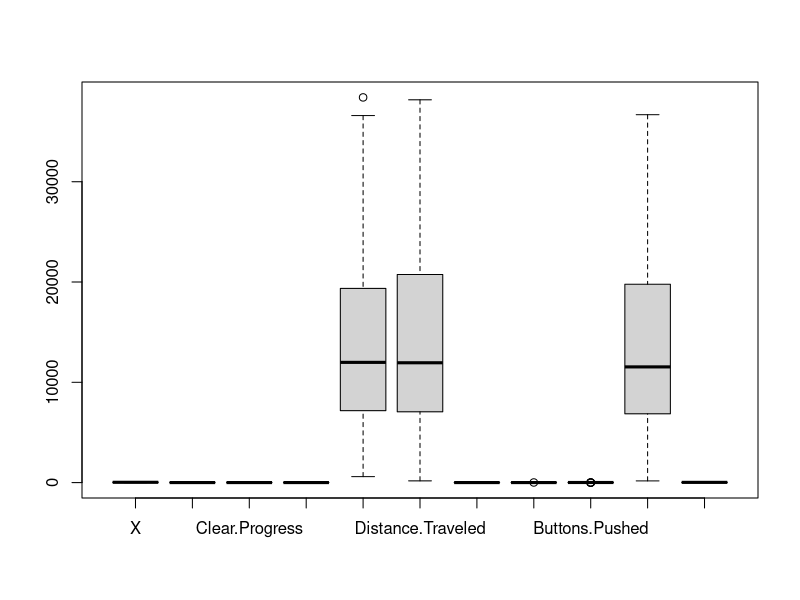
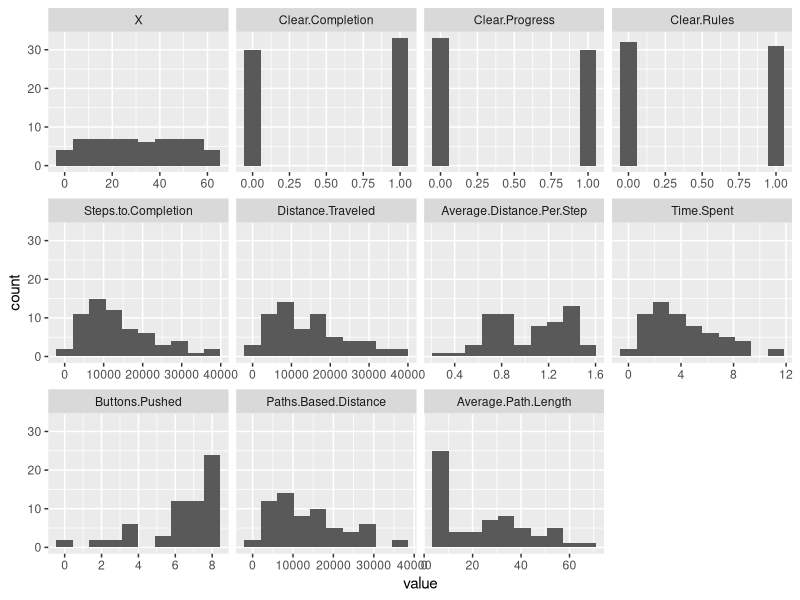
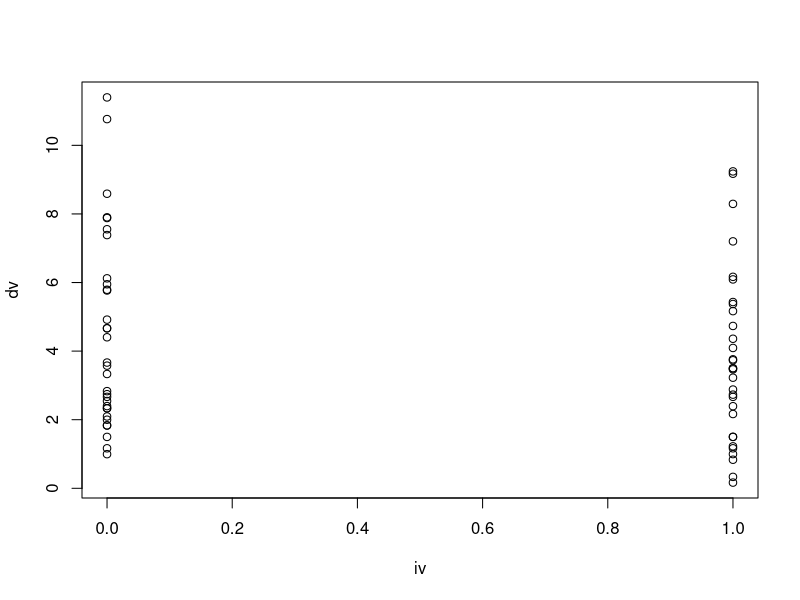
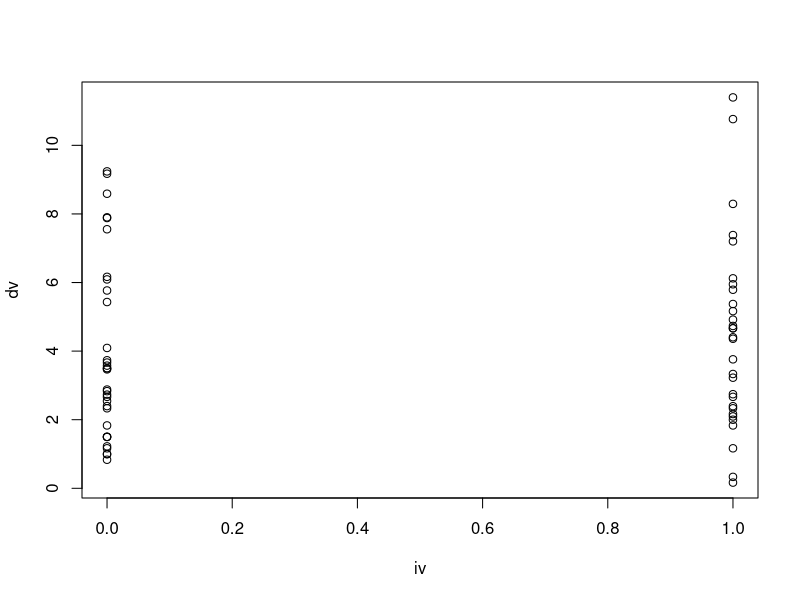
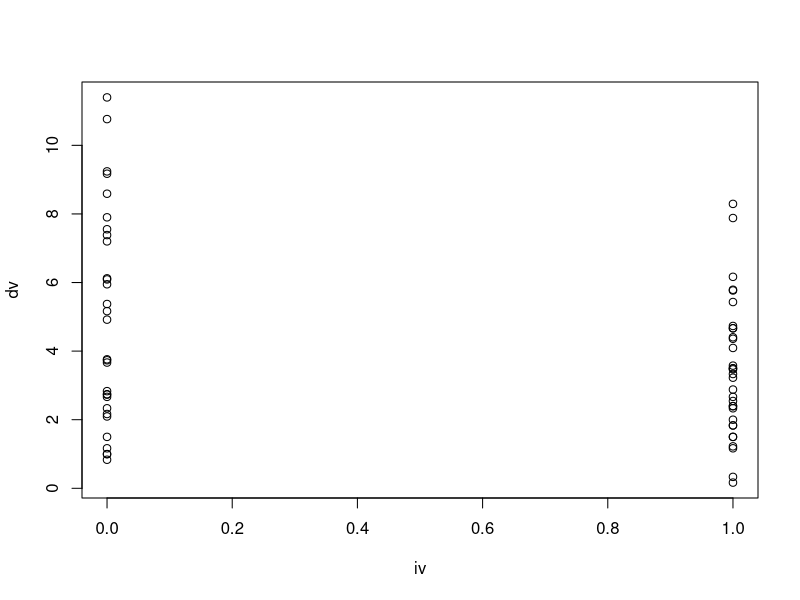
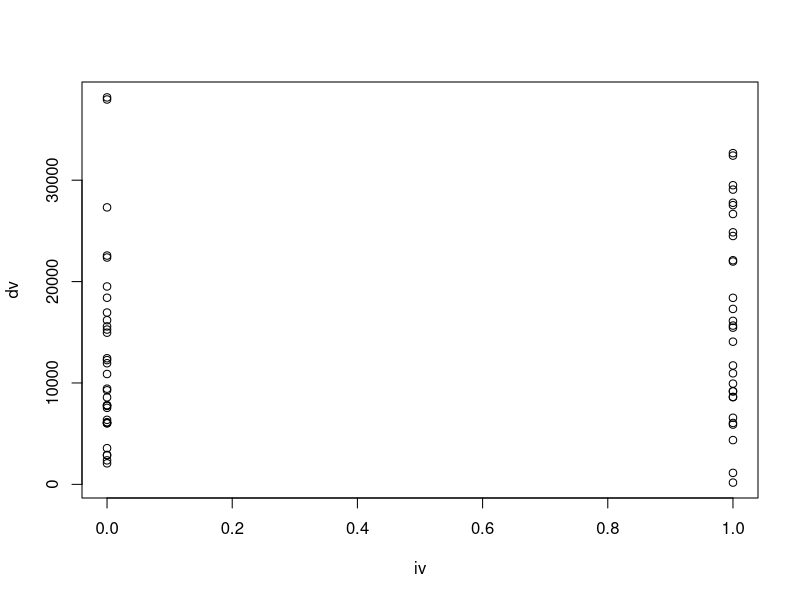
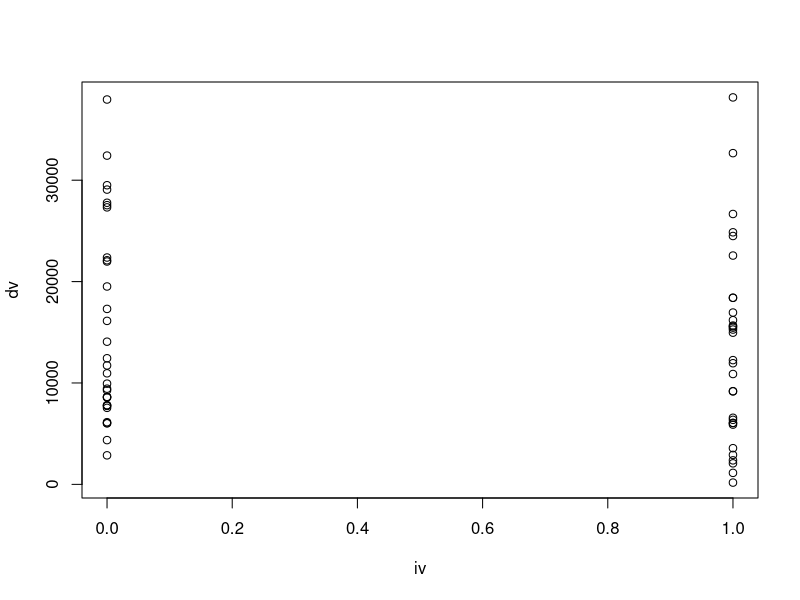
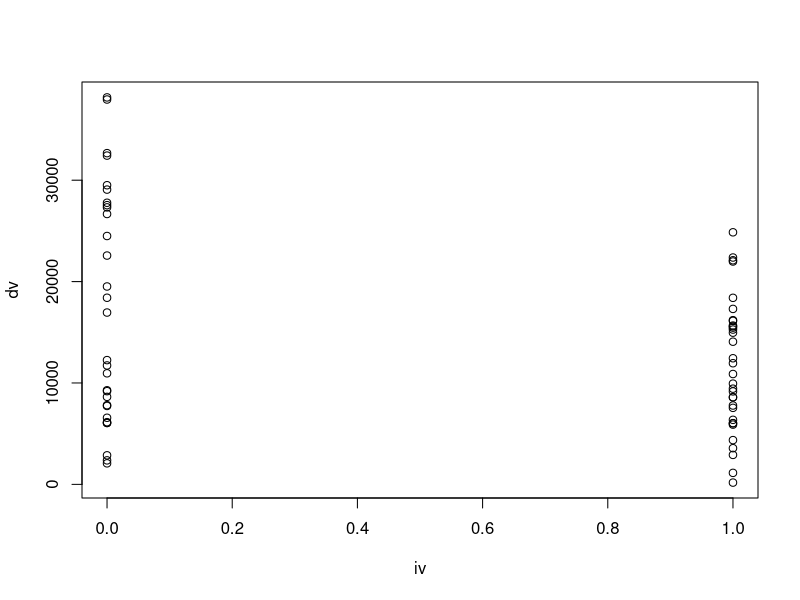

The R source for these figures, in order:
# setwd("/Volumes/TarDisk-128/Game_Data/Game_Data/")

# GET DATA
game_data <- read.csv("morestuff.csv")
game_data

# SUMMARY STATISTICS
summary(game_data)
boxplot(game_data)

# HISTOGRAM FOR EVERY COLUMN
library(ggplot2)
library(reshape2)
ggplot(data = melt(game_data), mapping = aes(x = value)) + geom_histogram(bins = 10) + facet_wrap(~variable, scales = 'free_x')

# ANOVAS ON IVS
fit <- aov(Time.Spent ~ Clear.Rules + Clear.Progress + Clear.Completion,data = game_data)
summary(fit)
fit <- aov(Buttons.Pushed ~ Clear.Rules + Clear.Progress + Clear.Completion,data = game_data)
summary(fit)
fit <- aov(Distance.Traveled ~ Clear.Rules + Clear.Progress + Clear.Completion,data = game_data)
summary(fit)
fit <- aov(Paths.Based.Distance ~ Clear.Rules + Clear.Progress + Clear.Completion,data = game_data)
summary(fit)
fit <- aov(Average.Path.Length  ~ Clear.Rules + Clear.Progress + Clear.Completion,data = game_data)
summary(fit)

# LINEAR MODEL ON EVERYTHING
# fit <- lm(Time.Spent ~ .,data = game_data)
# summary(fit)

# LINEAR MODELS ON IVS
fit <- lm(Time.Spent ~ Clear.Rules + Clear.Progress + Clear.Completion,data = game_data)
summary(fit)
fit <- lm(Buttons.Pushed ~ Clear.Rules + Clear.Progress + Clear.Completion,data = game_data)
summary(fit)
fit <- lm(Distance.Traveled ~ Clear.Rules + Clear.Progress + Clear.Completion,data = game_data)
summary(fit)
fit <- lm(Paths.Based.Distance ~ Clear.Rules + Clear.Progress + Clear.Completion,data = game_data)
summary(fit)
fit <- lm(Average.Path.Length  ~ Clear.Rules + Clear.Progress + Clear.Completion,data = game_data)
summary(fit)
# Results so far
# clear completion, distance travelled, Paths.Based.Distance  -> time spent (*)
# clear progress -> Average.Path.Length (**)

# LINEAR MODELS WITH INTERACTIONS
fit <- lm(Time.Spent ~ Clear.Rules * Clear.Progress * Clear.Completion * Clear.Rules,data = game_data)
summary(fit)
fit <- lm(Buttons.Pushed ~ Clear.Rules * Clear.Progress * Clear.Completion,data = game_data)
summary(fit)
fit <- lm(Distance.Traveled ~ Clear.Rules * Clear.Progress * Clear.Completion,data = game_data)
summary(fit)
fit <- lm(Paths.Based.Distance ~ Clear.Rules * Clear.Progress * Clear.Completion,data = game_data)
summary(fit)
fit <- lm(Average.Path.Length  ~ Clear.Rules * Clear.Progress * Clear.Completion,data = game_data)
summary(fit)

# CONVENIENCE FUNCTION FOR T-TESTS / PLOTS
my_ttest <- function(dv,iv) {
  result <- t.test(dv ~ iv)
  print(result)
  plot(iv, dv)
}

# T TESTS AND PLOTS ON EACH DV / IV PAIR
my_ttest(game_data$Time.Spent, game_data$Clear.Rules)
my_ttest(game_data$Time.Spent, game_data$Clear.Progress)
my_ttest(game_data$Time.Spent, game_data$Clear.Completion)

my_ttest(game_data$Distance.Traveled, game_data$Clear.Progress)
my_ttest(game_data$Distance.Traveled, game_data$Clear.Rules)
my_ttest(game_data$Distance.Traveled, game_data$Clear.Completion)

my_ttest(game_data$Average.Path.Length, game_data$Clear.Progress)
my_ttest(game_data$Average.Path.Length, game_data$Clear.Rules)
my_ttest(game_data$Average.Path.Length , game_data$Clear.Completion)

my_ttest(game_data$Steps.to.Completion, game_data$Clear.Progress)
my_ttest(game_data$Steps.to.Completion, game_data$Clear.Rules)
my_ttest(game_data$Steps.to.Completion, game_data$Clear.Completion)

my_ttest(game_data$Average.Distance.Per.Step, game_data$Clear.Progress)
my_ttest(game_data$Average.Distance.Per.Step, game_data$Clear.Rules)
my_ttest(game_data$Average.Distance.Per.Step, game_data$Clear.Completion)

my_ttest(game_data$Paths.Based.Distance, game_data$Clear.Progress)
my_ttest(game_data$Paths.Based.Distance, game_data$Clear.Rules)
my_ttest(game_data$Paths.Based.Distance, game_data$Clear.Completion)